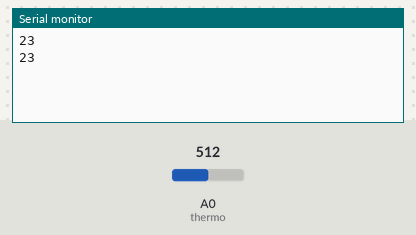
The sketch below on a simulated Arduino Uno, built with avr-gcc and run on an emulated ATmega328P. On the bench: the last lines printed to the serial monitor. Inputs (shaded band) come from the test bench; at power-on: A0 (thermo) = 512.

Above: at 5.8 s.
5.9 s: A0 (thermo) set to 716
At 11.3 s:
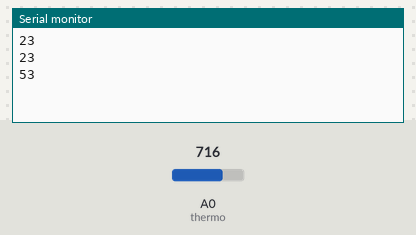
11.9 s: A0 (thermo) set to 900
At 16.3 s:
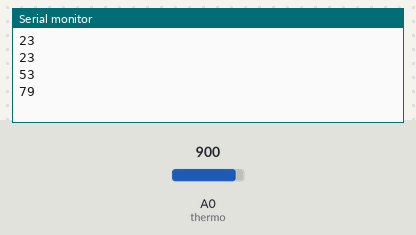
Timing chart, 0 to 17.8 s (numbered marks = the images above; inputs shaded):
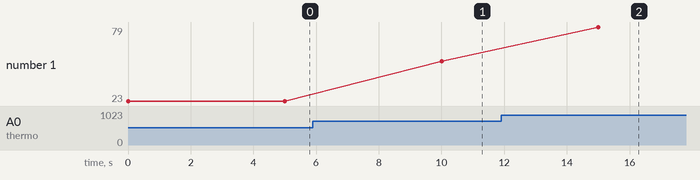

The sketch:

sketch_sep27b_capteur_de_temperature.ino
```cpp
int thermo=A0;
int valTemp=0;

/*varible dans laquelle sera stocké le résultat de la fonction f(signal)=temperature */
int temp=0;

void setup() {
  pinMode(thermo, INPUT);
  Serial.begin(9600);
}

void loop() {
  valTemp=analogRead(thermo);

  /*Fonction f(signal)=température et stockage   du résultat dans la variable temp*/
  temp = 0.1463 * valTemp - 51.713;

  /*Affiche à cette position la valeur de 'temp'*/
  Serial.println(temp);

  /*Attend 5 secondes avant de relever une   nouvelle température */
  delay(5000);
}
```

Measured:
- after the input at 5.9 s, the serial monitor: prints a new line after 4.1 s (image 1)
- after the input at 11.9 s, the serial monitor: prints a new line after 3.1 s (image 2)
- plotted number 1: 23 → 53 after the input at 5.9 s, 53 → 79 after the input at 11.9 s
